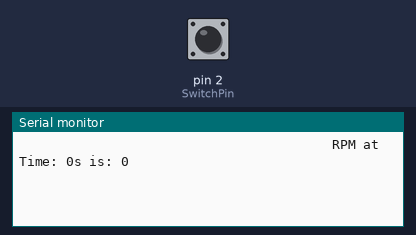
This sketch was run on a simulated Arduino Uno, built with avr-gcc and run on an emulated ATmega328P. Parts: the last lines printed to the serial monitor. Inputs (shaded band) come from the test bench; at power-on: pin 2 (SwitchPin) LOW.

Above: at 1.2 s.
1.3 s: pin 2 (SwitchPin) pulled HIGH for 0.15 s
At 2.2 s:
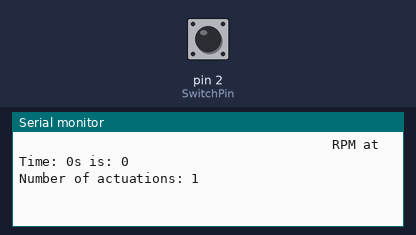
2.9 s: pin 2 (SwitchPin) pulled HIGH for 1 s
At 3.4 s:
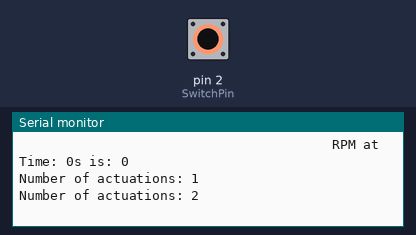
5.4 s: pin 2 (SwitchPin) pulled HIGH for 0.15 s
At 6.5 s:
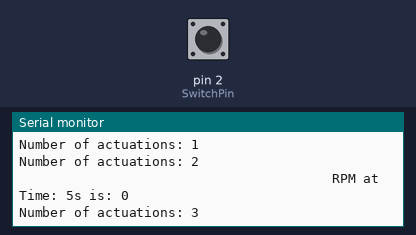

The sketch:

Break-In_Machine_Code.ino
```cpp
/*
  Switch Break-In Machine Counter

  Reads a digital input on pin 2, adds value to counter, prints the count to the Serial Monitor.
*/

const int SwitchPin = 2;          // Constant value to assign the pin that the switch is connected to.

int ActuateSwitch = 0;            // State of switch, pressed or not.
int SwitchState = 0;
int ActuationCounter = 0;         // How many times the switch has been actuated.
int Prestate = 0;                 // Used to prevent double-clicking.
int RPS = 0;                      // Number of actuations per second.
int PreviousActuationCount = 0;   // Holds the number of actuations from 5 seconds ago.

void setup() {
  // Initialises serial communication at 9600 bits per second.
  Serial.begin(9600);
  // Set switch pin to INPUT mode.
  pinMode(SwitchPin, INPUT);
}

void loop() {
  // Reads the state of the switch.
  SwitchState = digitalRead(SwitchPin);

  // Checks if the switch is pressed. If it is, then the SwitchState is HIGH.
  if (SwitchState == HIGH && Prestate == 0) {
    ActuationCounter++;
    Serial.print("Number of actuations: ");
    Serial.println(ActuationCounter);
    Prestate = 1;
    delay(100);                // Delay between reads to stabilise input detection. 10ms as actuation every 150ms. Could make longer if needed.
  }

  else if (SwitchState == LOW) {
    Prestate = 0;
  }

  if (millis()%5000 == 0) {
    RPS = (ActuationCounter - PreviousActuationCount) / 5;

    PreviousActuationCount = ActuationCounter;

    Serial.print("                                        RPM at Time: ");
    Serial.print(millis()/1000);
    Serial.print("s is: ");
    Serial.println(RPS*60);
    delay(10);
  }
}
```

Measured:
- after the input at 1.3 s, the serial monitor: prints a new line at once (image 1)
- after the input at 2.9 s, the serial monitor: prints a new line at once (image 2)
- after the input at 5.4 s, the serial monitor: prints a new line at once (image 3)
